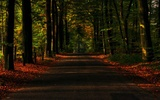
#> input picture scene.jpg, 160 x 100 px, shrunk from 450 x 281 before the run
$ jupyter execute 'Fuzzy logic-based image enhancement .ipynb'
#> lines starting #> are read from the running program, lines starting #| are printed output that depends on the picture
[cell 1]
import numpy as np
import cv2 as cv
from matplotlib import pyplot as plt
import math

[cell 2]
scene = cv.imread('scene.jpg',0)
#> scene: shape (100, 160); min 0, max 182, mean 28.1
news = cv.imread('news.png',0)
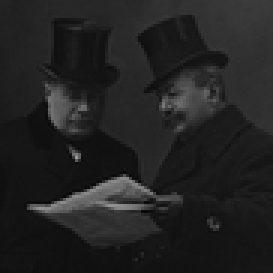
#> input picture news.png, 91 x 91 px, shrunk from 256 x 255 before the run (shown 3 times larger)
#> news is the input picture: shape (91, 91); min 6, max 153, mean 34.4
woman = cv.imread('woman.jpg',0)
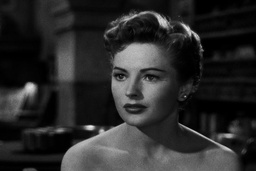
#> input picture woman.jpg, 256 x 171 px, shrunk from 720 x 480 before the run
#> woman is the input picture: shape (171, 256); min 0, max 237, mean 42.6

[cell 3]
def VectorAddition(v,u):
    return (v+u)/(1+np.dot(v,u))

def VectorSubtraction(v,u):
    return (v-u)/(1-np.dot(v,u))

def MultiplicationScalar(lam,v):
    #(1+v)**lam-(1-v)**lam/(1+v)**lam+(1-v)**lam
    return np.multiply(v,lam)

[cell 4]
for img in [scene,news,woman]:
    rows = len(img)
    col = len(img[0])

    mean = img.mean()
    variance = img.var()

    varianceU = 0.333
    Lambda = (np.sqrt(varianceU))/(np.sqrt(variance))
    tao = 1/mean

    psi = MultiplicationScalar(Lambda,VectorAddition(img,tao))

    plt.imshow(img, cmap='gray')
    plt.title('Before Enhancement')
    plt.axis('off')
    plt.show()
    plt.imshow(psi, cmap='gray')
    plt.title('After Enhancement')
    plt.axis('off')
    plt.show()
#> this loop made 3 passes
#> (rows, col, mean, variance, Lambda, tao) on passes 1 to 3: (100, 160, 28.1, 478.2, 0.0264, 0.0356), (91, 91, 34.41, 393.1, 0.0291, 0.0291), (171, 256, 42.59, 1970.9, 0.013, 0.0235)
#> pass 1, `psi = MultiplicationScalar(Lambda,VectorAddition(img,tao))`:
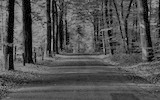
#> psi: shape (100, 160) float64; min 0.000939, max 0.642, mean 0.325
#> pass 2, `psi = MultiplicationScalar(Lambda,VectorAddition(img,tao))`:
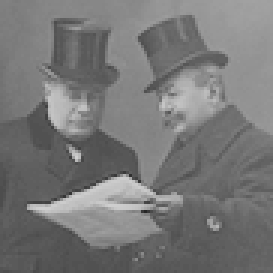
#> psi: shape (91, 91) float64 (shown 3 times larger); min 0.149, max 0.818, mean 0.471

[cell 5]
def Combination(n,k):
    return (math.factorial(n))/(math.factorial(k)*math.factorial(n-k))

def to_matrix(l, n):
    return [l[i:i+n] for i in range(0, len(l), n)]

[cell 6]
scene = cv.imread('sceneSQ.jpg',0)
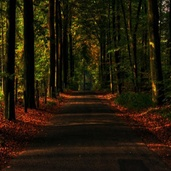
#> input picture sceneSQ.jpg, 171 x 171 px, shrunk from 480 x 480 before the run
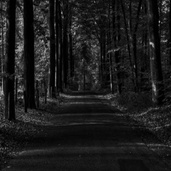
#> scene: shape (171, 171); min 0, max 194, mean 27.9
news = cv.imread('newsSQ.png',0)
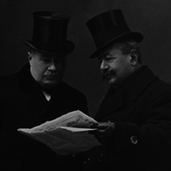
#> input picture newsSQ.png, 171 x 171 px, shrunk from 480 x 480 before the run
#> news is the input picture: shape (171, 171); min 0, max 171, mean 18.4
woman = cv.imread('womanSQ.jpg',0)
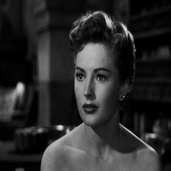
#> input picture womanSQ.jpg, 171 x 171 px, shrunk from 480 x 480 before the run
#> woman is the input picture: shape (171, 171); min 0, max 237, mean 42.1
for test_image in [scene,news,woman]:

    m = 120
    n = 120

    windows=[]

    for r in range(0,test_image.shape[0] - m, m):
        for c in range(0,test_image.shape[1] - n, n):
            window = test_image[r:r+m,c:c+n]
            windows.append(window)

    card_windows = len(windows)
    windows = to_matrix(windows,3)
    windows = np.array(windows,float)

    pijLst=[]
    for i in range(len(windows[0])):
        for j in range(len(windows[0])):
            x0 = windows[i][j][0][0]
            x1 = windows[i][j][0][m-1]
            y0 = windows[i][j][0][0]
            y1 = windows[i][j][0][n-1]
            for x in range(len(windows[i][j])):
                for y in range(len(windows[i][j][x])):
                    a1 = np.power(windows[i][j][x][y]-x0,i)
                    b1 = np.power(x1-windows[i][j][x][y],3-i)
                    c1 = np.power(x1-x0,3)

                    a2 = np.power(windows[i][j][x][y]-y0,j)
                    b2 = np.power(y1-windows[i][j][x][y],3-j)
                    c2 = np.power(y1-y0,3)

                    ab1 = np.multiply(a1,b1)
                    abc1 = np.divide(ab1,c1)

                    ab2 = np.multiply(a2,b2)
                    abc2 = np.divide(ab2,c2)

                    qxi = np.multiply(Combination(3,i),abc1)
                    qyj = np.multiply(Combination(3,j),abc2)

                    pij = np.multiply(qxi,qyj)
                    pijLst.append(pij)

    pijLst = to_matrix(to_matrix(to_matrix(pijLst,120),120),3)

    windowLst=[]
    gamma = 4
    ssum = np.sum(pijLst)
    for i in range(len(windows[0])):
        for j in range(len(windows[0])):
            for x in range(len(windows[i][j])):
                for y in range(len(windows[i][j][x])):
                    po1 = np.power(ssum,gamma)
                    po2 = np.power(pijLst[i][j][x][y],gamma)
                    wij = np.divide(po2,ssum)
                    windowLst.append(wij)

    windowLst = to_matrix(to_matrix(to_matrix(windowLst,120),120),3)

    mean = 0
    for i in range(len(windows[0])):
        for j in range(len(windows[0])):
            s = np.sum(windowLst[i][j])
            for x in range(len(windows[i][j])):
                for y in range(len(windows[i][j][x])):
                    mean = mean + MultiplicationScalar(windowLst[i][j][x][y]/s,test_image[x][y])

    var = 0
    for i in range(len(windows[0])):
        for j in range(len(windows[0])):
            s = np.sum(windowLst[i][j])
            for x in range(len(windows[i][j])):
                for y in range(len(windows[i][j][x])):
                    var = var + np.divide(windowLst[i][j][x][y]*np.power(VectorSubtraction(test_image[x][y],mean),2),s)

    Var = 0.333
    Lambda = np.divide(np.sqrt(Var),np.sqrt(var))
    tao = 1/mean*5


    psi = MultiplicationScalar(Lambda,VectorAddition(test_image,np.abs(tao)))
    psi_enh = MultiplicationScalar(abs(np.sum(windowLst)),psi)

    plt.imshow(test_image, cmap='gray')
    plt.title('Before Enhancement')
    plt.axis('off')
    plt.show()

    plt.imshow(psi_enh, cmap='gray')
    plt.title('After Enhancement')
    plt.axis('off')
    plt.show()
#> this loop made 3 passes
#> (ssum, Lambda, tao) on passes 1 to 3: (1.04e+13, 2031.8, 0.0286), (38216601.2, 1538.6, 0.0319), (4.34e+09, 1725.6, 0.0243)
#> pass 1, `psi = MultiplicationScalar(Lambda,VectorAddition(test_image,np.abs(tao..`:
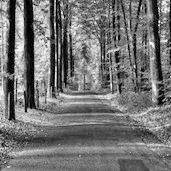
#> psi: shape (171, 171) float64; min 58.17, max 60148.8, mean 27544.9; drawn with min black and max white
#> pass 2, `psi = MultiplicationScalar(Lambda,VectorAddition(test_image,np.abs(tao..`:
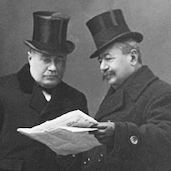
#> psi: shape (171, 171) float64; min 49.01, max 40818.2, mean 15443.4; drawn with min black and max white
